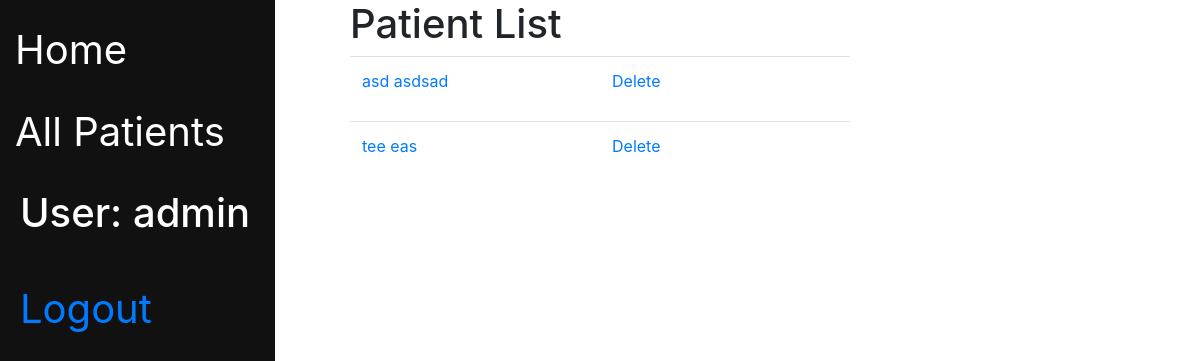
Page /staff/patients/ (signed in) on the earlier database version.
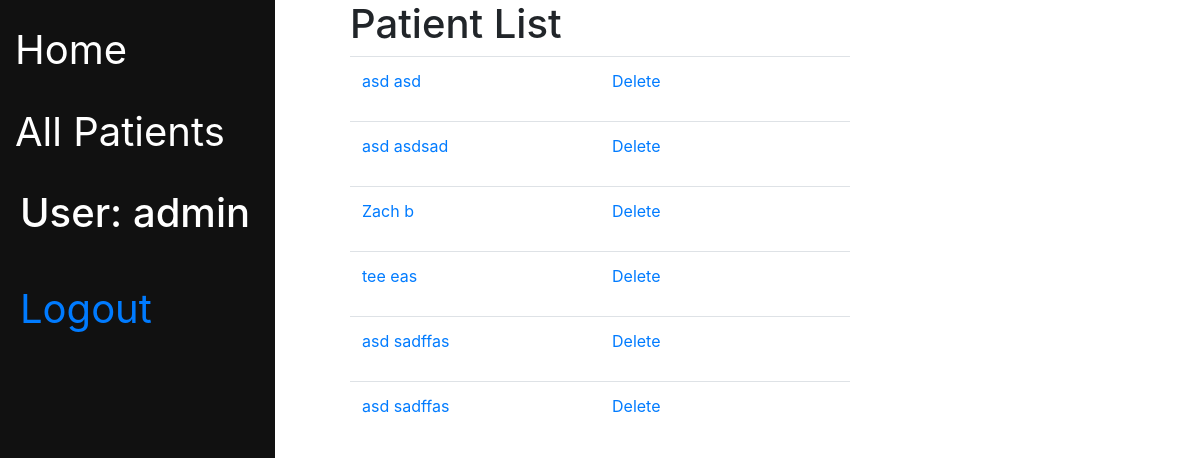
Same page on the later database version.
### staff/models.py (models this page shows, shortened)
class Patient(models.Model):
    first_name = models.CharField(max_length=20)
    last_name = models.CharField(max_length=20)
    insurance_provider = models.CharField(max_length=40, null=True, blank=True)
    primary_doctor_name = models.CharField(max_length=40, null=True, blank=True)
    date_of_birth = models.DateField(null=True, blank=True)
    height = models.FloatField(help_text='Height in cm', validators=[MinValueValidator(Decimal('0.01'))], null=True, blank=True)
    weight = models.FloatField(help_text='Weight in kg,', validators=[MinValueValidator(Decimal('0.01'))],  null=True, blank=True)
    heart_rate = models.PositiveIntegerField(null=True,  blank=True)
    blood_pressure_upper = models.PositiveIntegerField(null=True,  blank=True)
    blood_pressure_lower = models.PositiveIntegerField(null=True,  blank=True)
    religious_restriction = models.TextField( blank=True)
    doctor_note = models.TextField(null=True, blank=True)
    nurse_note = models.TextField(null=True, blank=True)
    nights_stayed = models.PositiveSmallIntegerField(default=0, blank=True)
    drug_usage = models.BooleanField(null=True, blank=True)
    discharge_instructions = models.TextField(null=True, blank=True)
    gender_options = (
        ('M', 'Male'),
        ('F', 'Female'),
        ('O', 'Other'),
    )
    gender = models.CharField(max_length=1,
                              choices=gender_options,
                              blank=True, )
    race = models.CharField(null=True, max_length=20, blank=True)
    sexual_active = models.BooleanField(null=True, blank=True)
    IV = models.BooleanField(null=True, blank=True)
    blood_type_options = (
        ('1', 'O negative'),
        ('2', 'O positive'),
        ('3', 'A negative'),
        ('4', 'A positive'),
        ('5', 'B negative'),
        ('6', 'B positive'),
        ('7', 'AB negative'),
        ('8', 'AB  positive'),
    )
    blood_type = models.CharField(max_length=1,
                                  choices=blood_type_options,
                                  blank=True,
                                  )
    bill_due_date = models.DateField(null=True, blank=True)
    class Meta:
        permissions = (('doctor', 'Is a doctor'),
                       ('nurse', 'Is a nurse'),
                       ('medical professional', 'Is a nurse or doctor'),
                       ('billing', 'Is at the billing desk'),
                       ('registration', 'is a registrar desk'),
                       ('not billing', 'is not billing'))
        ordering = ['last_name', 'first_name']
    def get_absolute_url(self):
        return reverse('patient-detail', args=[str(self.id)])
    def get_delete_url(self):
        return reverse('patient-delete', args=[str(self.id)])

### staff/views.py (the view)
# urls.py: path('patients/', views.PatientListView.as_view(), name='patients'),
class PatientListView(LoginRequiredMixin, generic.ListView):
    model = Patient
    context_object_name = 'patient_list'
    paginate_by = 10

### staff/templates/staff/patient_list.html
{% extends "base_generic.html" %}
{% block content %}
  <div class=patientList">
     <h1 id="pageTitle">Patient List</h1>
     {% if patient_list %}
     {% for patient in patient_list %}
         <table class="table">
            <tr>
              <td> <a href={{patient.get_absolute_url}}>{{ patient.first_name }}{{" "}}{{ patient.last_name }} </a> </td>
              <td> <a href={{patient.get_delete_url}}> Delete</a> </td>
            </tr>
          </table>
        {% endfor %}
      {% else %}
        <p>There are no patients.</p>
      {% endif %}
  </div>
{% endblock %}

### staff/templates/base_generic.html (shortened to what this page needs)
<!DOCTYPE html>
<html lang="en">
{% load auth_extras %}
<head>
    <link rel="stylesheet" href="https://cdn.jsdelivr.net/npm/bootstrap@4.5.3/dist/css/bootstrap.min.css"
>
    {% load static %}
    <link rel="stylesheet" href="{% static 'css/style.css' %}">
</head>
<body>
 {% block sidebar %}
     <div class="sidebar">
         <div class="sidebar-nav">
            <a href="{% url 'index' %}">Home</a>
            {% if user.is_authenticated %}
            <a href="{% url 'patients' %}">All Patients</a>
            {% endif %}
            {% if user.is_authenticated %}
            <h2 id="currentUser">User: {{ user.get_username }}</h2>
            <div id="logbutton">
                <a href="{% url 'logout'%}?next={%url 'index'%}">Logout</a>
                {% else %}
                <a href="{% url 'login'%}?next={{request.path}}">Login</a>
                {% endif %}
            </div>
            {% endblock %}
        </div>
     </div>
        <div class="content">{% block content %}{% endblock %}
        </div>
</body>
</html>

### staff/static/css/style.css (style rules this page uses)
body, html { overflow-x: hidden; overflow-y: auto; }
.sidebar { height: 100%; width: 275px; position: fixed; z-index: 1; top: 0; left: 0; background-color: #111; overflow-x: hidden; padding-top: 20px; }
.sidebar-nav > * { color: white; font-size: 40px; position: relative; left: 15px !important; -o-transition:all .2s ease-in; - webkit-transition:all .2s ease-in; transition: all .2s ease-in; padding: 5px; height: 70px; }
.sidebar-nav { width: 250px; margin-right: 34px; position: fixed; display: flex; flex-direction: column; gap: 12px; }
#logbutton { --bordercolor: #ff7272; }
.sidebar-nav > a { --bordercolor: #1fc3ff; text-decoration: none; box-sizing: border-box; margin: 0px; padding: 0px; }
.content:not(.emergencyform) { position: relative; left: 350px; width: 500px; }
table { table-layout: fixed; word-wrap: break-word; position: relative; }

Differences in the rows shown:
added Patient: first_name "asd", last_name "asd"
added Patient: first_name "Zach", last_name "b"
added Patient: first_name "asd", last_name "sadffas"
added Patient: first_name "asd", last_name "sadffas"
